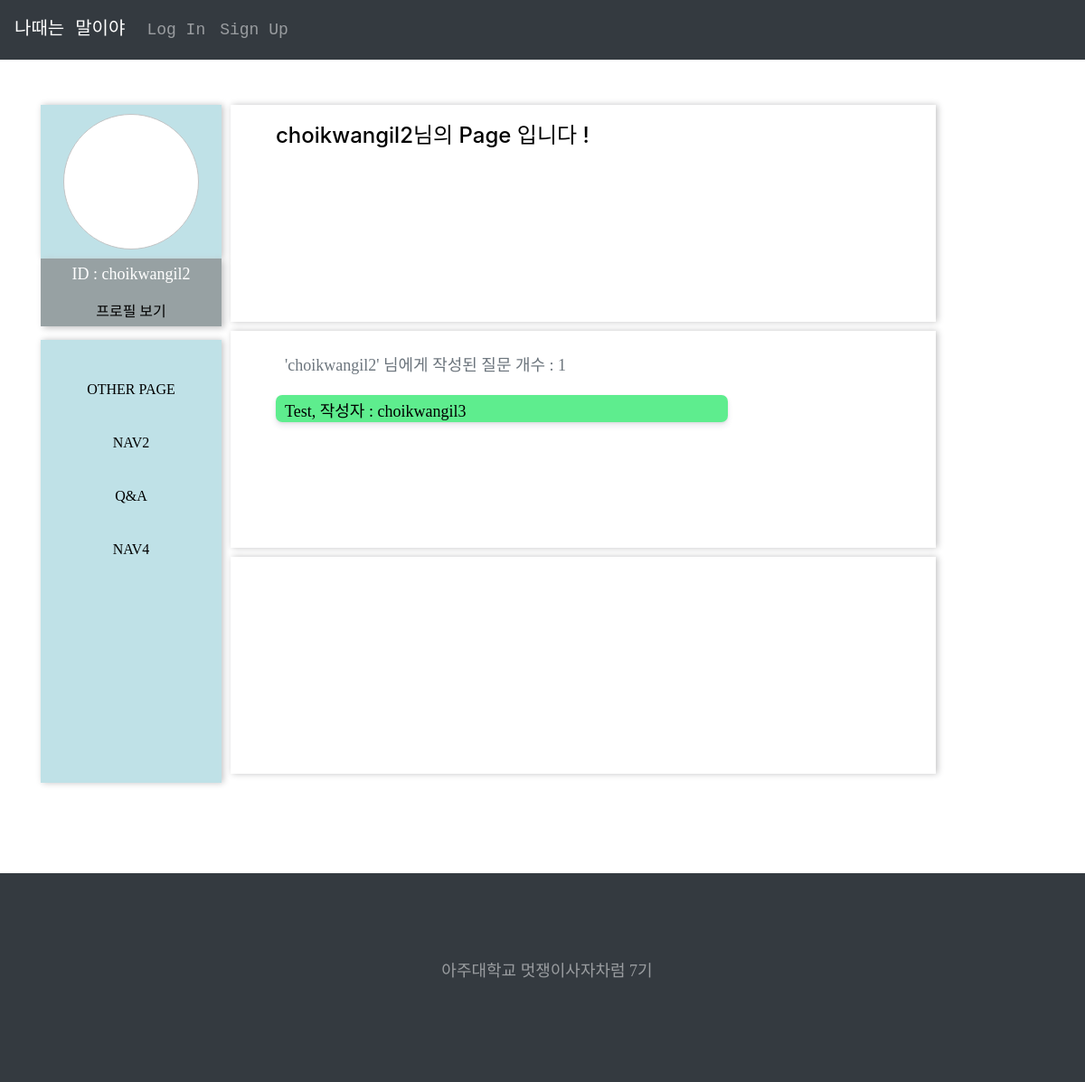
Before: /other_page/2 with the older database file.
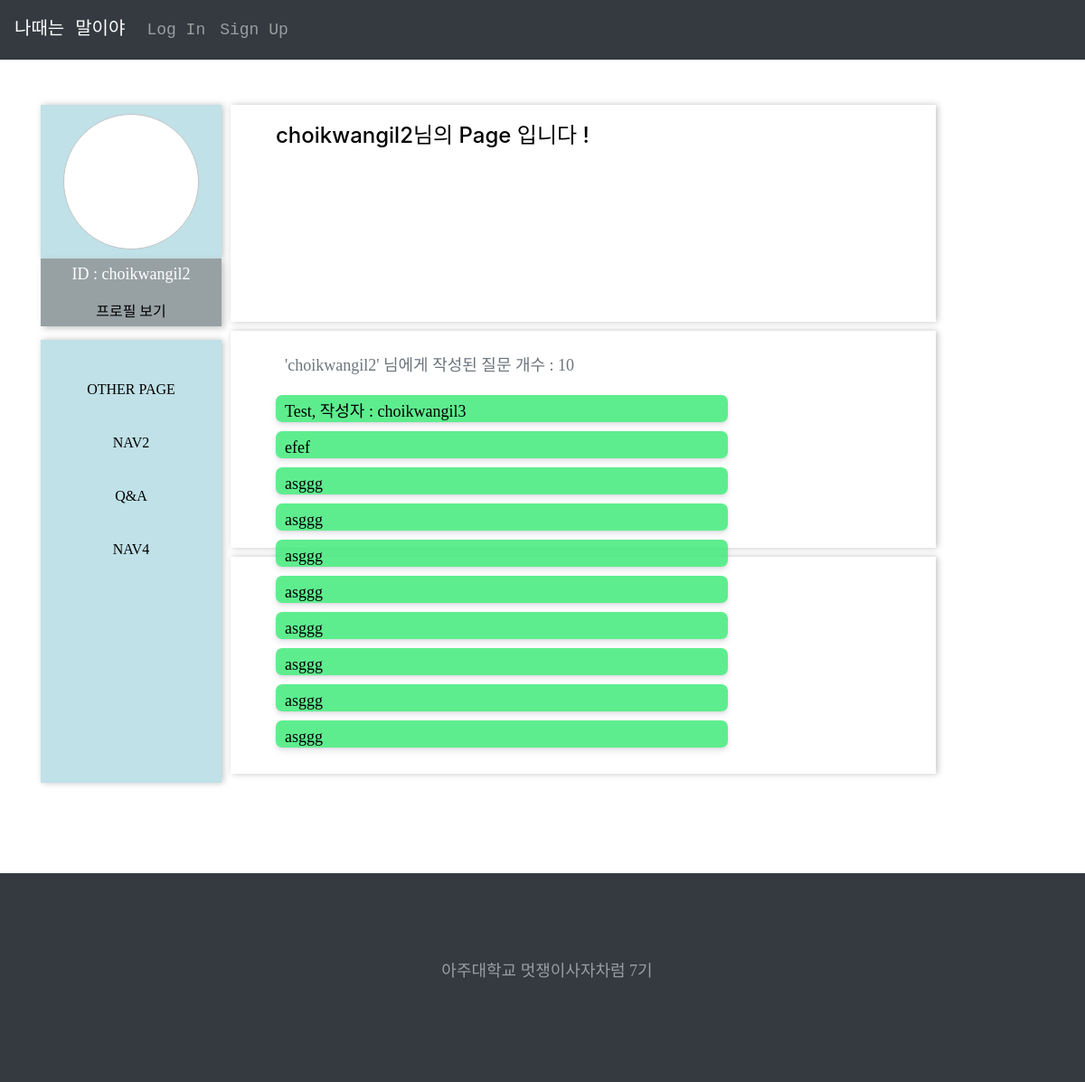
After: the same page with the newer database file.
### QandA/models.py (models this page shows, shortened)
class Userqa(models.Model):
    author = models.ForeignKey(User, on_delete=models.CASCADE, null = True)
    title = models.CharField(max_length=100, null = True)
    question = models.CharField(max_length=100, null = True)
    pub_date = models.DateField('date published', null = True)
    reader = models.CharField(max_length=100, null = True)
    objects = models.Manager()

### main/views.py (the view)
# urls.py: path('other_page/<int:user_id>', views.other_page, name="other_page"),
def other_page(request, user_id):
    page_owner = User.objects.get(pk = user_id) # 다른 page 주인
    owner_name = page_owner.username
    user_qa2_view = Userqa.objects.filter( reader = owner_name )
    user_qa2 = Userqa.objects.filter( reader = owner_name )[0:3]
    n2 = user_qa2_view.count()
    return render(request, 'other_page.html',{
        'owner_name' : owner_name,
        'userqas2' : user_qa2_view,
        'n2' : n2,
    })

### main/templates/other_page.html (shortened to what this page needs)
{% extends 'base.html' %}
{% block content %}
{% load static %}
<link rel = "stylesheet" href="{% static 'css/mypagemain.css' %}">
<div class="container2">
  <div class="profile">
    <div class="profilecontent">
      <div class="profileimg"></div>
    </div>
    <div class="profiletext">
        ID : {{owner_name}}
        <a href="" class="nav1">프로필 보기</a>
    </div>
  </div>
  <div class="nav">
    <div class="navigation">
      <a href= "" class="nav1">Other Page</a>
      <a href="" class="nav1">nav2</a>
      <a href= "{% url 'qa_list' %}" class="nav1">Q&A</a>
      <a href="" class="nav1">nav4</a>
    </div>
  </div>
  <div class="main1">
    <h4>{{owner_name}}님의 Page 입니다 !</h4>
  </div>
  <div class="main2">
    <p>'{{owner_name}}' 님에게 작성된 질문 개수 : {{n2}}</p>
    {% for qa in userqas2 %}
    <div class="user_question3">
        <a href="{% url 'qa_detail' qa.id %}"><p>{{qa.title}}</p></a>
    </div>
    {% endfor %}
  </div>
  <div class="main3">
  </div>
</div>
{% endblock %}

### whenilikeahorse/templates/base.html (shortened to what this page needs)
{% load staticfiles %}
<!doctype html>
<html lang="en" style="height: 100%; width: 100%;">
  <head>
    <link rel="stylesheet" href="{% static 'css/bootstrap.css' %}">
    <link rel="stylesheet" href="{% static 'css/animate.css' %}">
    <link rel="stylesheet" href="{% static 'css/owl.carousel.min.css' %}">
    <link rel="stylesheet" href="{% static 'fonts/ionicons/css/ionicons.min.css' %}">
    <link rel="stylesheet" href="{% static 'fonts/fontawesome/css/font-awesome.min.css' %}">
    <link rel="stylesheet" href="{% static 'fonts/flaticon/font/flaticon.css' %}">
    <link rel="stylesheet" href="{% static 'css/index.css' %}">
    <link rel="stylesheet" href="{% static 'css/style.css' %}">
  </head>
  <body style="height: 100%; width: 100%; background: white;">
      <nav class="navbar navbar-expand-lg navbar-dark bg-dark">
        <a class="navbar-brand" href="{%url 'main'%}">나때는 말이야</a>
        <div class="collapse navbar-collapse jejumyeongjo" id="navbarSupportedContent">
            <ul class="navbar-nav mr-auto">
                {% if user.is_authenticated %}
                    <li class="nav-item">
                        <a class="nav-link" href="{%url 'user_page'%}">My Page</a>
                    </li>
                    <li class="nav-item">
                        <form id="logout" method="POST" action="{% url 'logout' %}">
                            {% csrf_token %}
                            <input type="hidden" />
                        </form>
                        <a class = "nav-link" href="javascript:{document.getElementById('logout').submit()}">Logout</a>
                    </li>
                    <li class="nav-item">
                    </li>
                    <li class="nav-item">
                        <a class="nav-link" href="">Logined : {{user.username}}</a>
                    </li>
                {% else %}
                    <li class="nav-item">
                        <a class="nav-link" href="{%url 'login' %}">Log In</a>
                    </li>
                    <li class="nav-item">
                        <a class="nav-link" href="{% url 'signup' %}">Sign Up</a>
                    </li>
                {% endif %}
            </ul>
        </div>
    </nav>
    <div class="container" style="width:100%; background:white;">
        {% block content %}
        {% endblock %}
    </div>
    <div class="site-footer bg-dark" style="position: relative; bottom:0; width:100%; text-align: center">
            <div class="container">
                    <p>아주대학교 멋쟁이사자차럼 7기</p>
            </div>
  </body>
</html>

### static/css/index.css (style rules this page uses)
.container2 { margin : 50px 0px; height : 800px; width : 100%; display : grid; position : relative; grid-template-areas : "nav main"; grid-template-rows: 800px; grid-template-columns: 2fr 8fr; }
.nav { color : black; grid-area : nav; background-color: rgb(87, 156, 216); padding : 350px 50px; }
a:link { color : black; text-decoration: none; }
body { font-family: 'Eoe_Zno_M'; font-size : 20px; }
.user_question3 { position : relative; margin : 10px 0px; color : rgb(0, 0, 0); height : 30px; width : 500px; border-radius : 7px; background-color: rgba(54, 233, 114, 0.8); box-shadow : 0 4px 6px rgba(50,50, 93, 0.11), 0 1px 3px rgba(0, 0, 0, 0.08); }
p { padding : 1px 0px 0px 10px;; }
a { -webkit-transition: .3s all ease; -o-transition: .3s all ease; transition: .3s all ease; text-decoration: none; }

### static/css/style.css (style rules this page uses)
body { background: #ccc url("../images/photography.png") repeat; font-family: "Inconsolata", SFMono-Regular, Menlo, Monaco, Consolas, "Liberation Mono", "Courier New", monospace; font-weight: 300; font-size: 18px; line-height: 1.9; color: #6c757d; }
a { -webkit-transition: .3s all ease; -o-transition: .3s all ease; transition: .3s all ease; text-decoration: none; }
h1, h2, h3, h4, h5 { color: #000; font-family: "Josefin Sans", -apple-system, BlinkMacSystemFont, "Segoe UI", Roboto, "Helvetica Neue", Arial, sans-serif, "Apple Color Emoji", "Segoe UI Emoji", "Segoe UI Symbol", "Noto Color Emoji"; }
.site-footer { background-size: cover; background-position: center center; background-repeat: no-repeat; padding: 5em 0; background: #262626; }
.site-footer p { color: rgba(255, 255, 255, 0.5); }

### static/css/mypagemain.css (style rules this page uses)
.container2 { margin : 50px 0px; height : 800px; width : 100%; display : grid; grid-template-areas : "profile main1" "nav main2" "nav main3"; grid-template-rows: 250px 250px 250px; grid-template-columns: 200px 800px; }
.profile { font-family: 'Eoe_Zno_M'; color : white; grid-area : profile; }
.profilecontent { height: 170px; background-color : rgb(191, 225, 231); box-shadow : 2px 0px 7px rgb(195,195,196); position:relative; }
.profileimg { position:absolute; height: 150px; width: 150px; background-color: rgb(255,255,255); border-radius : 50%; border-style : solid; border-width : 1px; border-color : rgb(195, 196, 197); margin-left : 25px; margin-top : 10px; }
.profiletext { height: 75px; background-color : rgb(151, 161, 163); box-shadow : 3px 2px 7px rgb(195, 195, 196); position: relative; text-align: center; }
.nav { grid-area : nav; background-color: rgb(255,255,255); padding: 0px; color: white; text-align: center; }
.navigation { margin-top : 10px; padding : 30px; height: 490px; width: 100%; background-color : rgb(191, 225, 231); box-shadow : 2px 0px 7px rgb(195,195,196); position:relative; color : rgb(255,255,255); }
.nav1 { font-family: 'BBTreeGR'; position: relative; display: inline-block; width: 100%; color: #fff; font-size: 16px; line-height: 45px; max-width: 200px; text-decoration: none; text-transform: uppercase; vertical-align: middle; letter-spacing: 0; -webkit-transition: all .28s ease-in-out; transition: all .28s ease-in-out; margin-bottom: 10px; }
.nav1:after, .nav1:before { border: 1px solid rgba(255, 255, 255, 0); bottom: 0; content: " "; display: block; margin: 0 auto; position: relative; -webkit-transition: all .28s ease-in-out; transition: all .28s ease-in-out; width: 0; }
.main1 { font-family: 'Eoe_Zno_M'; grid-area: main1; padding : 20px 50px ; margin : 0px 10px 10px 10px; box-shadow : 2px 0px 7px rgb(195,195,196); }
.main2 { font-family: 'Eoe_Zno_M'; grid-area: main2; padding : 20px 50px ; margin : 0px 10px 10px 10px; box-shadow : 2px 0px 7px rgb(195,195,196); }
.main3 { font-family: 'Eoe_Zno_M'; grid-area: main3; padding : 20px 50px ; margin : 0px 10px 10px 10px; box-shadow : 2px 0px 7px rgb(195,195,196); }

### whenilikeahorse/templates/base.html (style rules this page uses)
p { font-family:'Josefin Sans' }

Changed rows visible on the page:
added Userqa: title "efef"
added Userqa: title "asggg"
added Userqa: title "asggg"
added Userqa: title "asggg"
added Userqa: title "asggg"
added Userqa: title "asggg"
added Userqa: title "asggg"
added Userqa: title "asggg"
added Userqa: title "asggg"
Other visible differences:
{{ n2 }}: "1" → "10"
